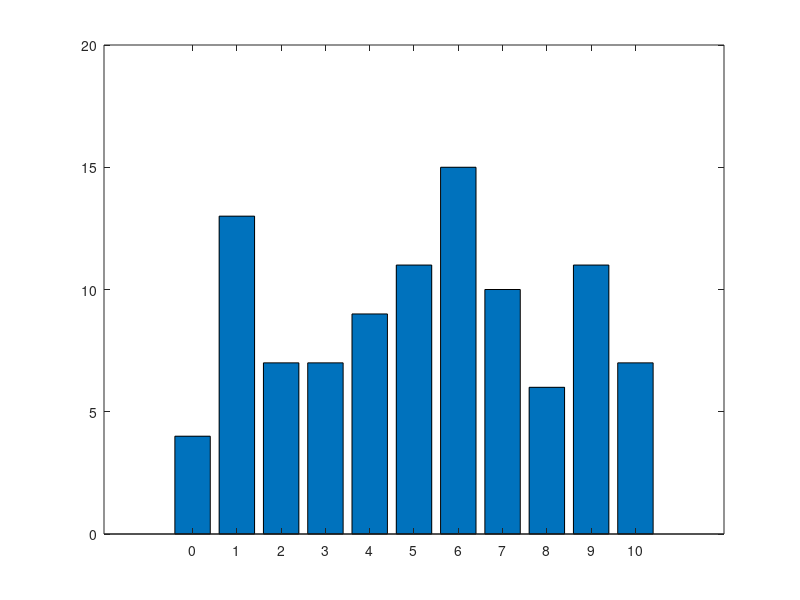

The MATLAB source for this figure:
%% Introduction to Statistics and Programming in MATLAB
% by Artur Luczak
% Guest lecturer: Edgar Bermudez
% 24 September 2018 
%
%% From class 5:
% Control structures: determine the flow of execution in a program 
% IF ELSE statement
r = rand * 10

if r > 5
    disp('r is bigger than 5')
else
    disp('r is smaller than 5')
end
%% User input
% To make a program interactive, we can get information from the user with
% the function input:

r = input('Enter the value of r =???');
if r > 5 && r <10
    disp('r is bigger than 5 and less than 10')
elseif r >= 10
    disp('r is bigger than 10')
else
    disp('r is smaller than 5')
end

%% 

% Exercise: generate 100 random numbers between 0 and 10
% and count how many 0s, 1s, 2s ... are there
% show the results using bar 

clear; % clears the workspace
data=[];
rand_nums = round(rand(1, 100) * 10); % 100 random numbers 

% look for and count the times 0s, 1s, etc are in the vector we created
for i = 1:11  
    f = find( rand_nums == i-1 ); % find the indeces of the numbers we are looking for
    nr_times(i) = length( f ); % counts the occurrences
    data=[data; [(i-1) nr_times(i)]];
end

figure;
bar(data(:,1), data(:,2));

%
%% Class 6
% user input and more loops
% Recap: 
% - loops are control structures to repeat a block of code multiple
% times.
% - if then end is a control structure to divide the execution of a program
% based on a condition statemment (true or false).


% Exercise: in vector v =[0 0 0...] change every second value to 1: v = [ 1 0 1 0 1 0 ...

v = [ 0 0 0 0 0 0 0 0 ];

% Solution: go through all the positions in the vector and change only the
% ones in even positions into 1s
for i = 1:length(v)
    if mod(i,2) == 0 %-- if rest from division by 2 is 0
        v(i) = 1
    end
end

% another solution: go through the positions in the vectors but in steps of
% 2, then change only those elements of the vector into 1s
for i = 2:2:length(v)
    v(i) = 1;
end

% another solution: using the indexing structure in matlab. We select the
% even elements of the vector starting in position 2 until the end of the
% vector in increments of 2 and replace them with 1s

v(2:2:end) = 1; % solution without loop

clear;

% Exercise: in array with 2 rows and 3 columns, make value at j row and i column equal to i+j
% for example Arr(2,3) should be equal to 2+3 = 5 

arr = ones(2,3)

for i = 1:size(arr,2) % length(arr)  
    for j = 1:size(arr,1)
        arr(j,i) = j + i
    end
end


return

%% user input: ginput
% returns the position (coordinates) when the mouse is clicked. 
% This is useful when we want to get information from the user in a
% graphical form.

figure;
hold on
xlim([0 1])
ylim([0 1])


x=[.4 .6 .6 .4 .4] - 0.4; %-- defining corners of rectangle
y=[.4 .4 .6 .6 .4] - 0.4;
plot(x,y, '+')

% plot 3 rectangles next to the coordinates specified by the user
for i = 1:3
    [ x1 y1 ] = ginput(1) %-- get coordinates of click 
    
    plot( x+x1, y+y1) %-- plot rectangle next to click
%    plot( x, y, 'sqr', 'markersize', 30) % rgbcmyk
%    plot( x, y, 'o', 'color', [ 0.1 0.5 0.61 ])
%   plot( x, y, 'o', 'color', [ i/3 i/3 i/3 ])
end

clear
%%
% Getting input from user from keyboard  
a = input('give value for a ')
% by default, the user input is interpreted as a number


% ask the user to input a number multiple times
a=[];
for i = 1:3
  a(i) = input(['give value for a' num2str( i ) ': '])
end

return
%%
% Exercise: investment calculator
% According to the anual interest rate (fixed) and original investment
% provided by the user, calculate the total amount of money earned at the
% end of 30 years. Plot the progression of the investment over the 30
% years.

interest_rate = input('Enter the interest rate (%): >' )
investment = input('Enter the original investment> ')

yearly_period = 1:30;
figure('name', 'Investment progression'); hold on;

for year = yearly_period
	investment = investment + (investment*interest_rate/100);	
	plot(year, investment, 'bo');
end

xlabel('Year')
ylabel('CAN$')

% Examples of visualizing arrays

z = rand( 10, 20)

figure;imagesc( z )

figure; mesh(z)

figure; surf( z )


